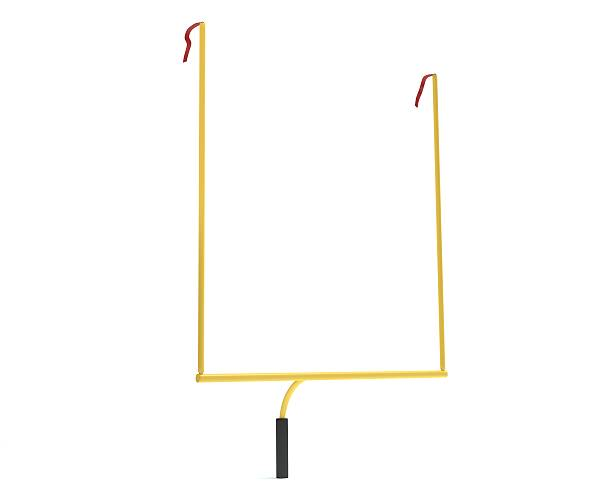
#> input picture development-OpenCV/edge/goalpost.jpg, 612 x 490 px
$ python edge.py   (older library calls are emulated)
#> lines starting #> are read from the running program, lines starting #| are printed output that depends on the picture; after the words box and inside, x2 and y2 are one past the last pixel; in counts of white or black regions, pixels touching at a corner belong together
import numpy as np
import cv2

# 'soccer-goal-plain.jpg', 'blackbox.jpg'
img = cv2.imread('goalpost.jpg', 0)
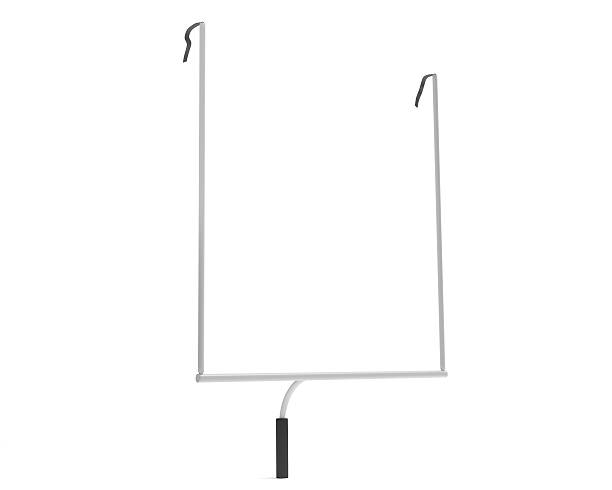
#> img: shape (490, 612); min 1, max 255, mean 253

# using Sobel (WRT x) derivative to find edges
sobelx_8U = cv2.Sobel(img, cv2.CV_8U, 1, 0, ksize = 5)
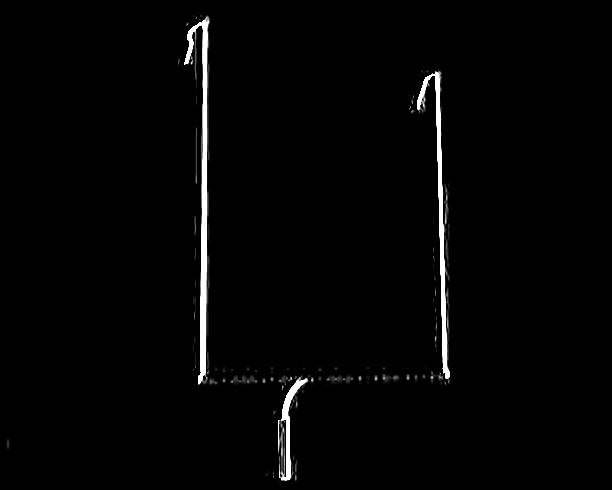
#> sobelx_8U: shape (490, 612); min 0, max 255, mean 4.4
sobelx_64F = cv2.Sobel(img, cv2.CV_64F, 1, 0, ksize = 5)
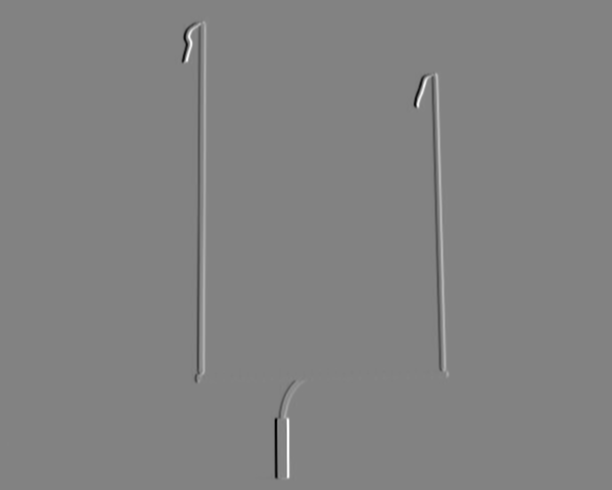
#> sobelx_64F: shape (490, 612) float64; min -10782, max 10294, mean 0; drawn with min black and max white

# more functions to find edges better?

# convert the 64F image to be able to imshow
abs_sobelx_64F = np.absolute(sobelx_64F)
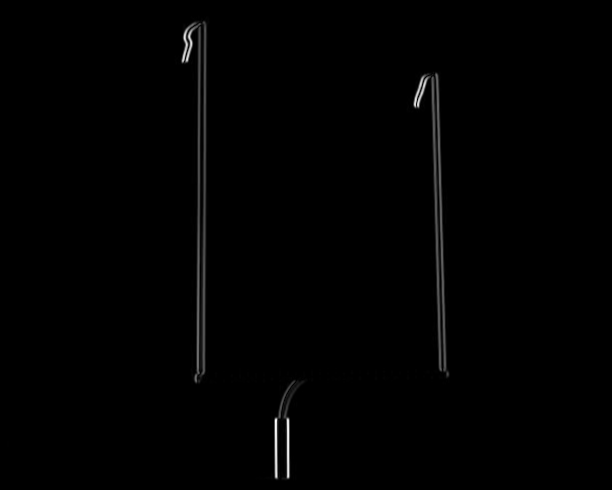
#> abs_sobelx_64F: shape (490, 612) float64; min 0, max 10782, mean 66.8; drawn with min black and max white
sobel_64F_convert = np.uint8(abs_sobelx_64F)
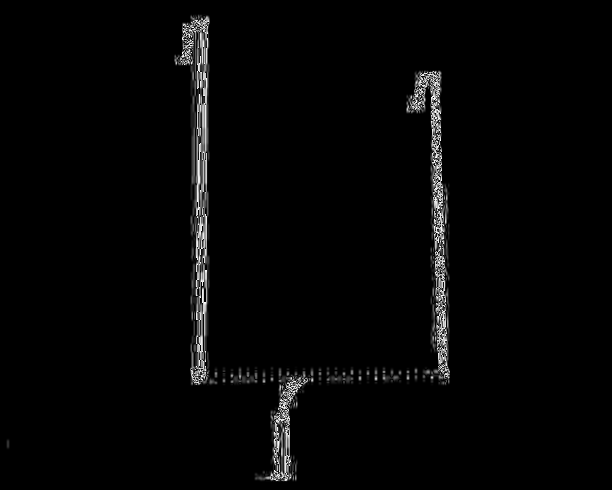
#> sobel_64F_convert: shape (490, 612); min 0, max 255, mean 5

cv2.imshow('img', img)
cv2.imshow('sobelx_8U', sobelx_8U)
cv2.imshow('sobelx_64F', sobelx_64F)
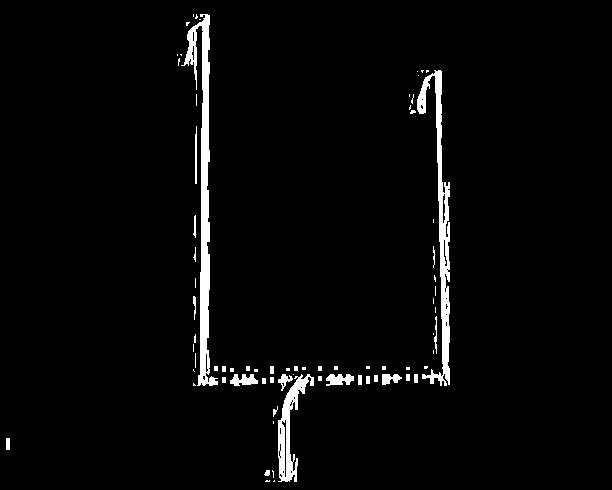
#> window 'sobelx_64F': shape (490, 612); 3.1% white; 74 white regions (43 under 20 px), largest, box (x1, y1, x2, y2) and area: (181, 14, 218, 386) 3413, (417, 70, 450, 386) 2627, (278, 374, 314, 482) 1308

cv2.waitKey(0)
cv2.destroyAllWindows()

$ run again, with development-OpenCV/edge/blackbox.jpg copied over development-OpenCV/edge/goalpost.jpg
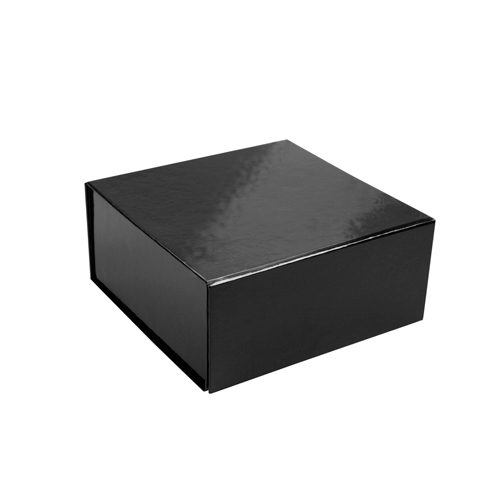
#> input picture development-OpenCV/edge/blackbox.jpg, 500 x 500 px
#> img is the input picture: shape (500, 500); min 0, max 255, mean 206.9
#> `sobelx_64F = cv2.Sobel(img, cv2.CV_64F, 1, 0, ksize = 5)`:
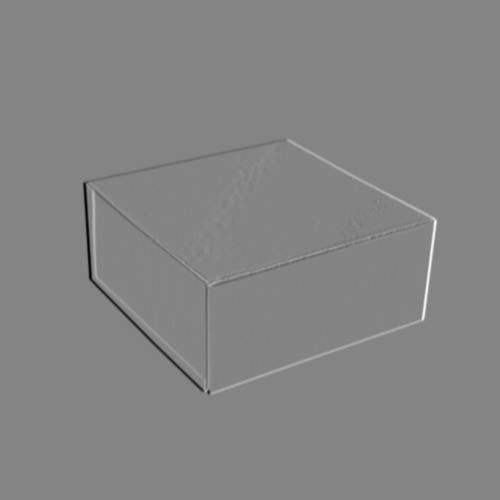
#> sobelx_64F: shape (500, 500) float64; min -12132, max 11267, mean 0; drawn with min black and max white
#> `cv2.imshow('sobelx_64F', sobelx_64F)`:
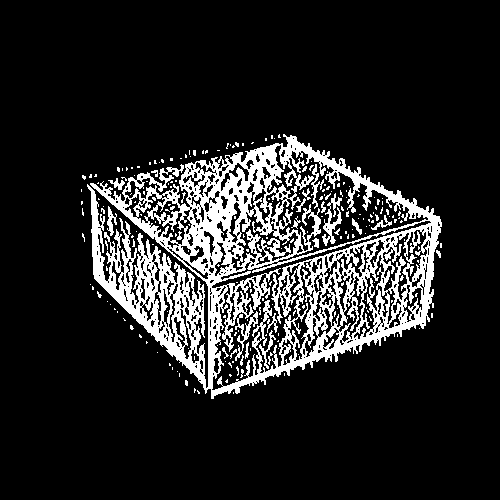
#> window 'sobelx_64F': shape (500, 500); 14.6% white; 221 white regions (198 under 20 px), largest, box (x1, y1, x2, y2) and area: (87, 134, 442, 399) 33504, (322, 193, 342, 246) 388, (235, 311, 258, 361) 284
